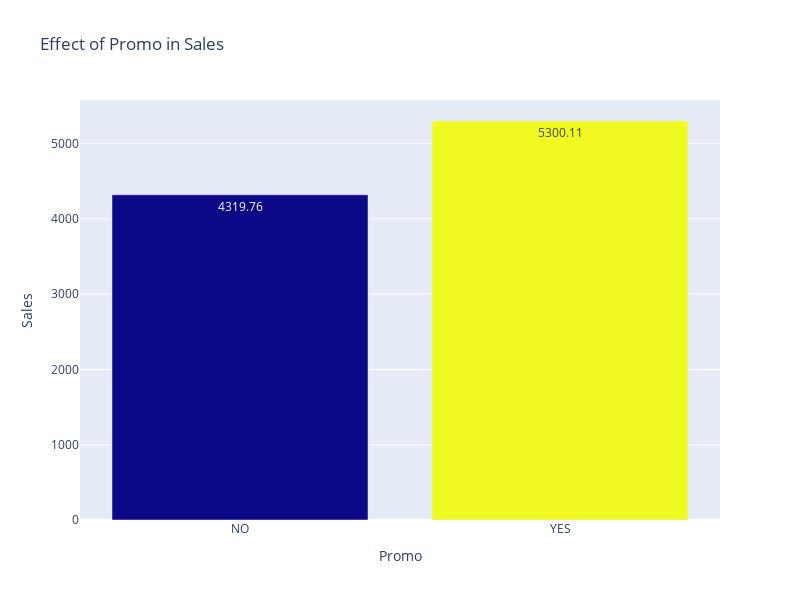

Notebook source saved alongside this figure:
### Markdown cell above
### Checking the effect of Promo in sales
The figure shows there is some effect of Promos in the data

### Code cell
promo_sales = first_store_open.groupby('Promo')[['Sales']].mean().round(2)
fig = px.bar(promo_sales, x= promo_sales.index,y = promo_sales.Sales,
            color = promo_sales.index,  
            width=800, height=600, 
            labels = {'Promo': "Promo", 'value': "Average Sales"}, 
            title = "Effect of Promo in Sales",
            text = 'Sales'
)
fig.update_layout(
    xaxis = dict(
        tickmode = 'array',
        tickvals = [0,1],
        ticktext = ["NO", "YES"]
    )
)
fig.update_coloraxes(showscale=False)
fig.show()

### Figure 1 — Plotly figure (JSON) as saved in the notebook; plotly's stock layout.template omitted (floating-point values rounded to 4 significant figures)
{"data": [{"alignmentgroup": "True", "hovertemplate": "Promo=%{marker.color}<br>Sales=%{text}<extra></extra>", "legendgroup": "", "marker": {"color": [0, 1], "coloraxis": "coloraxis", "pattern": {"shape": ""}}, "name": "", "offsetgroup": "", "orientation": "v", "showlegend": false, "text": [4320.0, 5300.0], "textposition": "auto", "type": "bar", "x": [0, 1], "xaxis": "x", "y": [4320.0, 5300.0], "yaxis": "y"}], "layout": {"barmode": "relative", "coloraxis": {"colorbar": {"title": {"text": "Promo"}}, "colorscale": [[0, "#0d0887"], [0.1111, "#46039f"], [0.2222, "#7201a8"], [0.3333, "#9c179e"], [0.4444, "#bd3786"], [0.5556, "#d8576b"], [0.6667, "#ed7953"], [0.7778, "#fb9f3a"], [0.8889, "#fdca26"], [1, "#f0f921"]], "showscale": false}, "height": 600, "legend": {"tracegroupgap": 0}, "title": {"text": "Effect of Promo in Sales"}, "width": 800, "xaxis": {"anchor": "y", "domain": [0, 1], "tickmode": "array", "ticktext": ["NO", "YES"], "tickvals": [0, 1], "title": {"text": "Promo"}}, "yaxis": {"anchor": "x", "domain": [0, 1], "title": {"text": "Sales"}}}}
